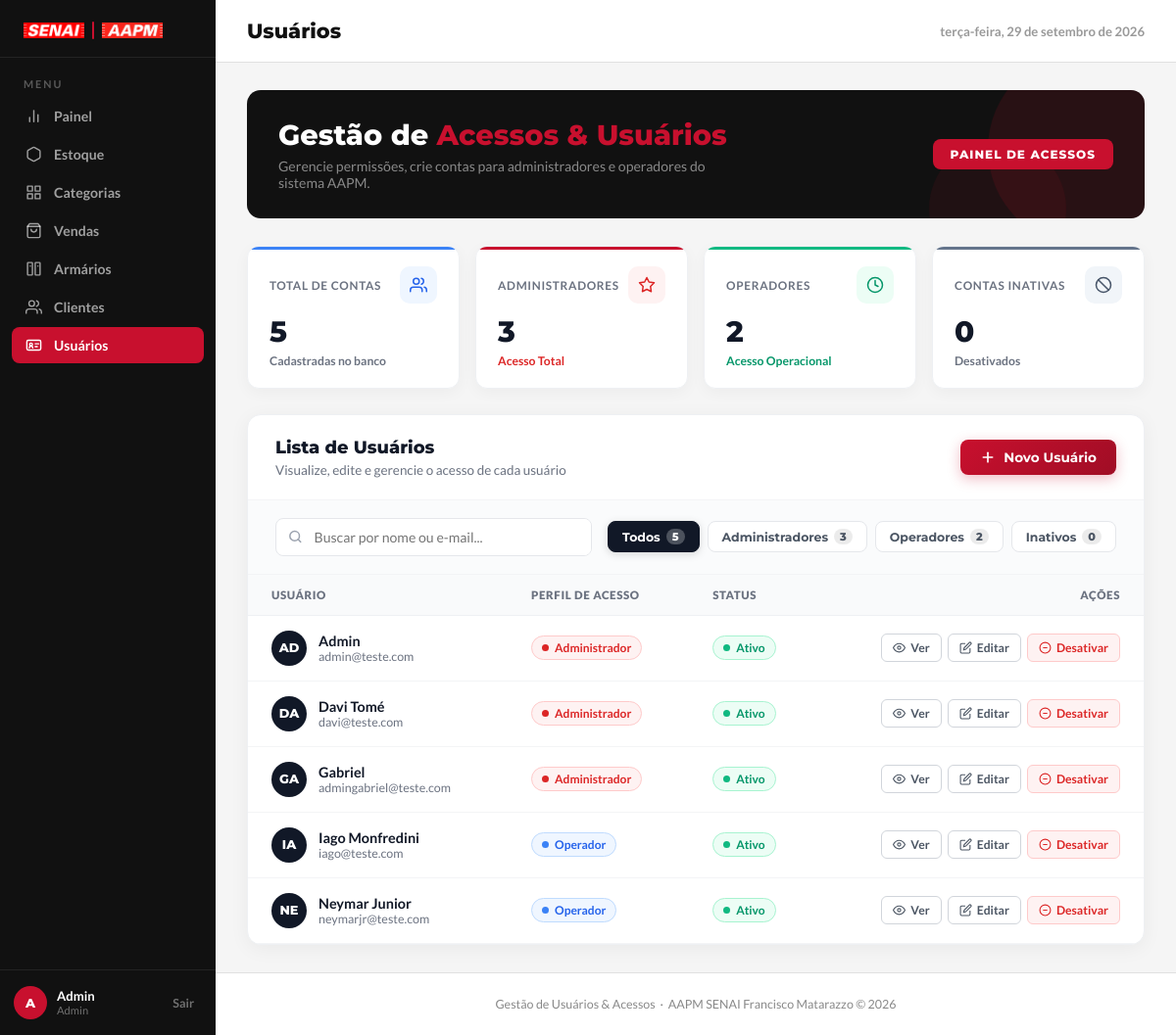
The app's page /usuarios/ (signed in), older data.
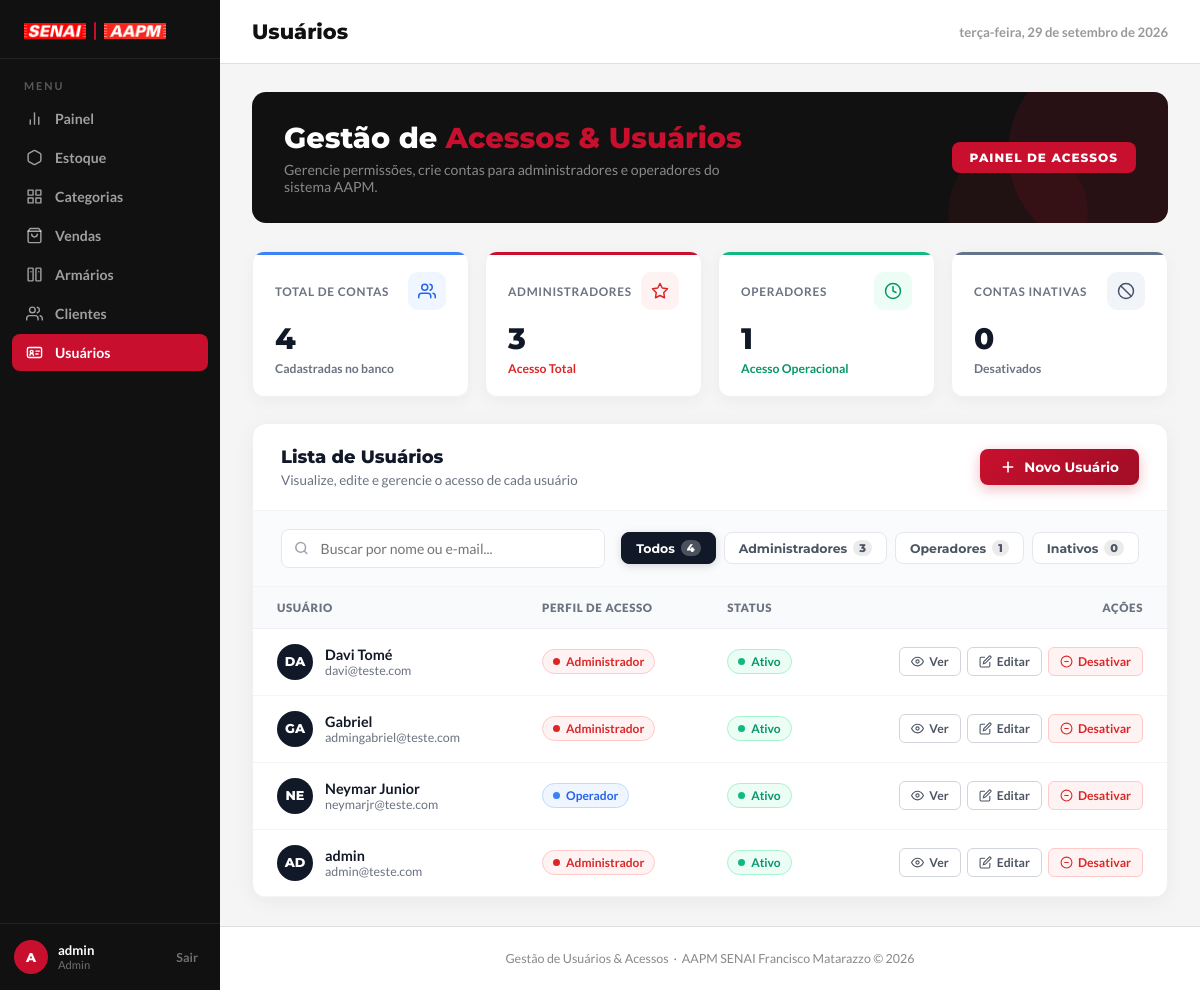
The same page, newer data.
### app/models/usuario.py (models this page shows)
class Usuario(Base):
    __tablename__ = "usuarios"
    id = Column(Integer, primary_key=True, autoincrement=True)
    nome = Column(String(100), nullable=False)
    email = Column(String(150), unique=True, nullable=False)
    senha_hash = Column(String(255), nullable=False)
    role = Column(String(20), default="operador")
    ativo = Column(Boolean, default=True)
    criado_em = Column(DateTime, server_default=func.now())

### app/controllers/admin_controller.py (the view)
@router.get("/")
def listar_usuarios(
    request: Request,
    db: Session = Depends(get_db),
    admin = Depends(get_admin) # Bloqueia quem não é admin
):
    usuarios = db.query(Usuario).order_by(Usuario.nome).all()
    return templates.TemplateResponse(
        request,
        "usuarios/index.html",
        {
            "request": request,
            "admin": admin,
            "usuarios": usuarios
        }
    )

### app/templates/usuarios/index.html (shortened to what the changed rows need)
<!DOCTYPE html>
<html lang="pt-BR">
<head>
  <link rel="stylesheet" href="/static/css/usuarios.css?v=7" />
</head>
<body>
  <aside class="barra-lateral" id="barraLateral">
    <div class="barra-rodape">
      <div class="barra-usuario">
        <div class="info-usuario">
          <strong>{{ admin.nome if admin and admin.nome else (usuario.nome if usuario and usuario.nome else 'Administrador') }}</strong>
          <small>{{ (admin.role if admin and admin.role else (usuario.role if usuario and usuario.role else 'Admin')) | capitalize }}</small>
        </div>
      </div>
    </div>
  </aside>
  <div class="conteudo-principal">
    <header class="cabecalho-pagina">
      <div class="cabecalho-titulo">
        <h1>Usuários</h1>
      </div>
    </header>
    <main class="area-conteudo">
      <section class="bloco-boas-vindas">
        <div class="bv-texto">
          <h2>Gestão de <span>Acessos & Usuários</span></h2>
        </div>
      </section>
      {% set total_usuarios = usuarios | length %}
      {% set total_operadores = usuarios | selectattr('role', 'equalto', 'operador') | list | length %}
      <section class="grade-metricas">
        <div class="card-metrica card-total">
          <div class="cm-topo">
            <span class="cm-label">Total de Contas</span>
            <div class="cm-icone azul">
            </div>
          </div>
          <div class="cm-valor">{{ total_usuarios }}</div>
          <div class="cm-variacao"><span>Cadastradas no banco</span></div>
        </div>
        <div class="card-metrica card-disponivel">
          <div class="cm-topo">
            <span class="cm-label">Operadores</span>
            <div class="cm-icone verde">
            </div>
          </div>
          <div class="cm-valor">{{ total_operadores }}</div>
          <div class="cm-variacao disponivel"><span>Acesso Operacional</span></div>
        </div>
      </section>
      <section class="armarios-card">
        <div class="filtros-clientes">
          <div class="grupo-chips" id="grupoFiltroTipo">
            <button class="btn-filtro ativo" type="button" data-tipo="">
              Todos <span class="chip-contador">{{ total_usuarios }}</span>
            </button>
            <button class="btn-filtro" type="button" data-tipo="operador">
              Operadores <span class="chip-contador">{{ total_operadores }}</span>
            </button>
          </div>
        </div>
        <div class="tabela-container">
          <table class="tabela-armarios">
            <thead>
              <tr>
                <th>Usuário</th>
                <th>Perfil de Acesso</th>
                <th>Status</th>
                <th style="text-align:right">Ações</th>
              </tr>
            </thead>
            <tbody id="tabelaUsuarios">
              {% set email_logado = (admin.email if admin and admin.email else (usuario.email if usuario and usuario.email else '')) %}
              {% for u in usuarios %}
              <tr data-tipo="{{ 'inativo' if not u.ativo else u.role }}">
                <td>
                  <div class="usuario-cell">
                    <div class="usuario-avatar {{ 'ativo-av' if u.ativo else '' }}">
                      {{ u.nome[:2] | upper }}
                    </div>
                    <div>
                      <div class="usuario-info-nome">{{ u.nome }}</div>
                      <div class="usuario-info-email">{{ u.email }}</div>
                    </div>
                  </div>
                </td>
                <td>
                  <span class="tag-tipo {{ 'vermelho' if u.role == 'admin' else 'azul' }}">
                    <span class="ponto-status"></span>
                    {{ "Administrador" if u.role == 'admin' else "Operador" }}
                  </span>
                </td>
                <td>
                  <span class="tag-tipo {{ 'verde' if u.ativo else 'cinza' }}">
                    <span class="ponto-status"></span>
                    {{ "Ativo" if u.ativo else "Inativo" }}
                  </span>
                </td>
                <td>
                  <div class="acoes-armario" style="justify-content: flex-end;">
                    <button
                      class="btn-acao btn-abrir-ver"
                      type="button"
                      title="Ver detalhes do usuário"
                      data-id="{{ u.id }}"
                      data-nome="{{ u.nome }}"
                      data-email="{{ u.email }}"
                      data-role="{{ u.role }}"
                      data-ativo="{{ 'true' if u.ativo else 'false' }}"
                      onclick="abrirModalVerBtn(this)">
                      <svg viewBox="0 0 24 24">
                        <path d="M1 12s4-8 11-8 11 8 11 8-4 8-11 8-11-8-11-8z" />
                        <circle cx="12" cy="12" r="3" />
                      </svg>
                      Ver
                    </button>
                    <button
                      class="btn-acao btn-editar"
                      type="button"
                      title="Editar usuário"
                      data-id="{{ u.id }}"
                      data-nome="{{ u.nome }}"
                      data-email="{{ u.email }}"
                      data-role="{{ u.role }}"
                      onclick="abrirModalEditarBtn(this)">
                      <svg viewBox="0 0 24 24">
                        <path d="M11 4H4a2 2 0 0 0-2 2v14a2 2 0 0 0 2 2h14a2 2 0 0 0 2-2v-7" />
                        <path d="M18.5 2.5a2.121 2.121 0 0 1 3 3L12 15l-4 1 1-4 9.5-9.5z" />
                      </svg>
                      Editar
                    </button>
                    {% set is_proprio = (u.email == email_logado) %}
                    {% if u.ativo %}
                    <button
                      class="btn-acao btn-excluir"
                      type="button"
                      title="{{ 'Você não pode desativar seu próprio acesso' if is_proprio else 'Desativar acesso' }}"
                      data-id="{{ u.id }}"
                      data-nome="{{ u.nome }}"
                      data-acao="desativar"
                      data-proprio="{{ 'true' if is_proprio else 'false' }}"
                      onclick="abrirModalToggleBtn(this)">
                      <svg viewBox="0 0 24 24">
                        <circle cx="12" cy="12" r="10" />
                        <line x1="8" y1="12" x2="16" y2="12" />
                      </svg>
                      Desativar
                    </button>
                    {% endif %}
                  </div>
                </td>
              </tr>
              {% endfor %}
            </tbody>
          </table>
        </div>
      </section>
    </main>
  </div>
</body>
</html>

Row changes from the older to the newer data that the page shows:
removed Usuario: nome "IA", nome "Iago Monfredini", email "iago@teste.com", role "Operador", ativo "Ativo"
changed Usuario "AD": nome "Admin" → "admin"; moves down the list
Text that changed along with them:
{{ total_usuarios }}: "5" → "4"
{{ total_operadores }}: "2" → "1"
text no longer shown: "Admin"
text now shown: "admin"
